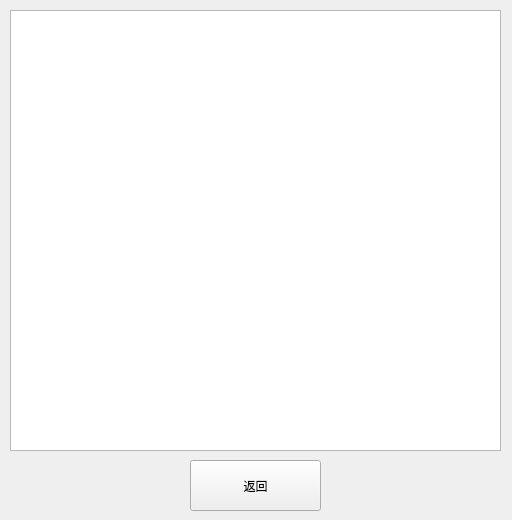
<?xml version="1.0" encoding="UTF-8"?>
<ui version="4.0">
 <class>searchlist</class>
 <widget class="QWidget" name="searchlist">
  <property name="geometry">
   <rect>
    <x>0</x>
    <y>0</y>
    <width>512</width>
    <height>520</height>
   </rect>
  </property>
  <property name="windowTitle">
   <string>Form</string>
  </property>
  <widget class="QListWidget" name="listWidget">
   <property name="geometry">
    <rect>
     <x>10</x>
     <y>10</y>
     <width>491</width>
     <height>441</height>
    </rect>
   </property>
  </widget>
  <widget class="QPushButton" name="pushButton">
   <property name="geometry">
    <rect>
     <x>190</x>
     <y>460</y>
     <width>131</width>
     <height>51</height>
    </rect>
   </property>
   <property name="styleSheet">
    <string notr="true">font: 25 14pt &quot;Microsoft YaHei&quot;;</string>
   </property>
   <property name="text">
    <string>返回</string>
   </property>
  </widget>
 </widget>
 <resources/>
 <connections/>
</ui>
